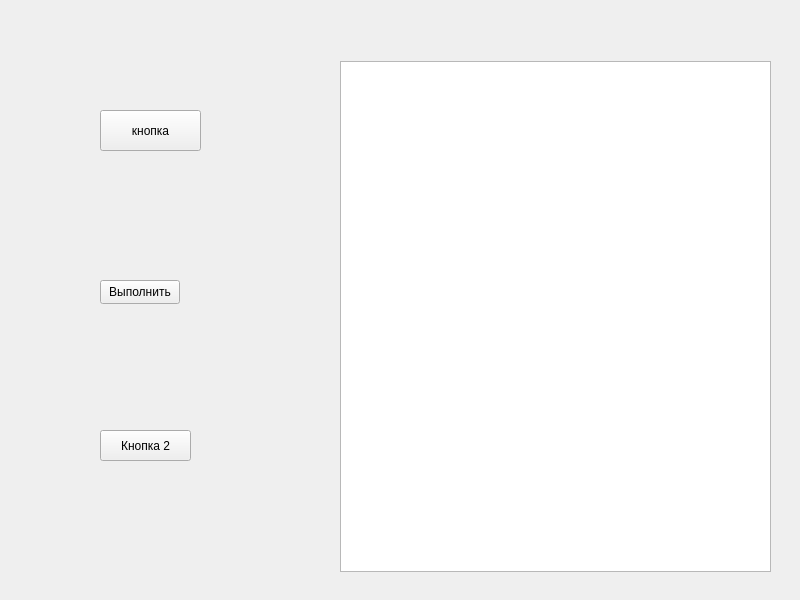
<?xml version="1.0" encoding="UTF-8"?>
<ui version="4.0">
 <class>MainWidget</class>
 <widget class="QWidget" name="MainWidget">
  <property name="geometry">
   <rect>
    <x>0</x>
    <y>0</y>
    <width>800</width>
    <height>600</height>
   </rect>
  </property>
  <property name="windowTitle">
   <string>MainWidget</string>
  </property>
  <widget class="QPushButton" name="pushButton">
   <property name="geometry">
    <rect>
     <x>100</x>
     <y>110</y>
     <width>101</width>
     <height>41</height>
    </rect>
   </property>
   <property name="text">
    <string>кнопка</string>
   </property>
  </widget>
  <widget class="QPushButton" name="pushButton_2">
   <property name="geometry">
    <rect>
     <x>100</x>
     <y>430</y>
     <width>91</width>
     <height>31</height>
    </rect>
   </property>
   <property name="text">
    <string>Кнопка 2</string>
   </property>
  </widget>
  <widget class="QPushButton" name="pushButton_3">
   <property name="geometry">
    <rect>
     <x>100</x>
     <y>280</y>
     <width>80</width>
     <height>24</height>
    </rect>
   </property>
   <property name="text">
    <string>Выполнить</string>
   </property>
  </widget>
  <widget class="QGraphicsView" name="Graphic">
   <property name="geometry">
    <rect>
     <x>340</x>
     <y>61</y>
     <width>431</width>
     <height>511</height>
    </rect>
   </property>
  </widget>
 </widget>
 <resources/>
 <connections/>
</ui>
